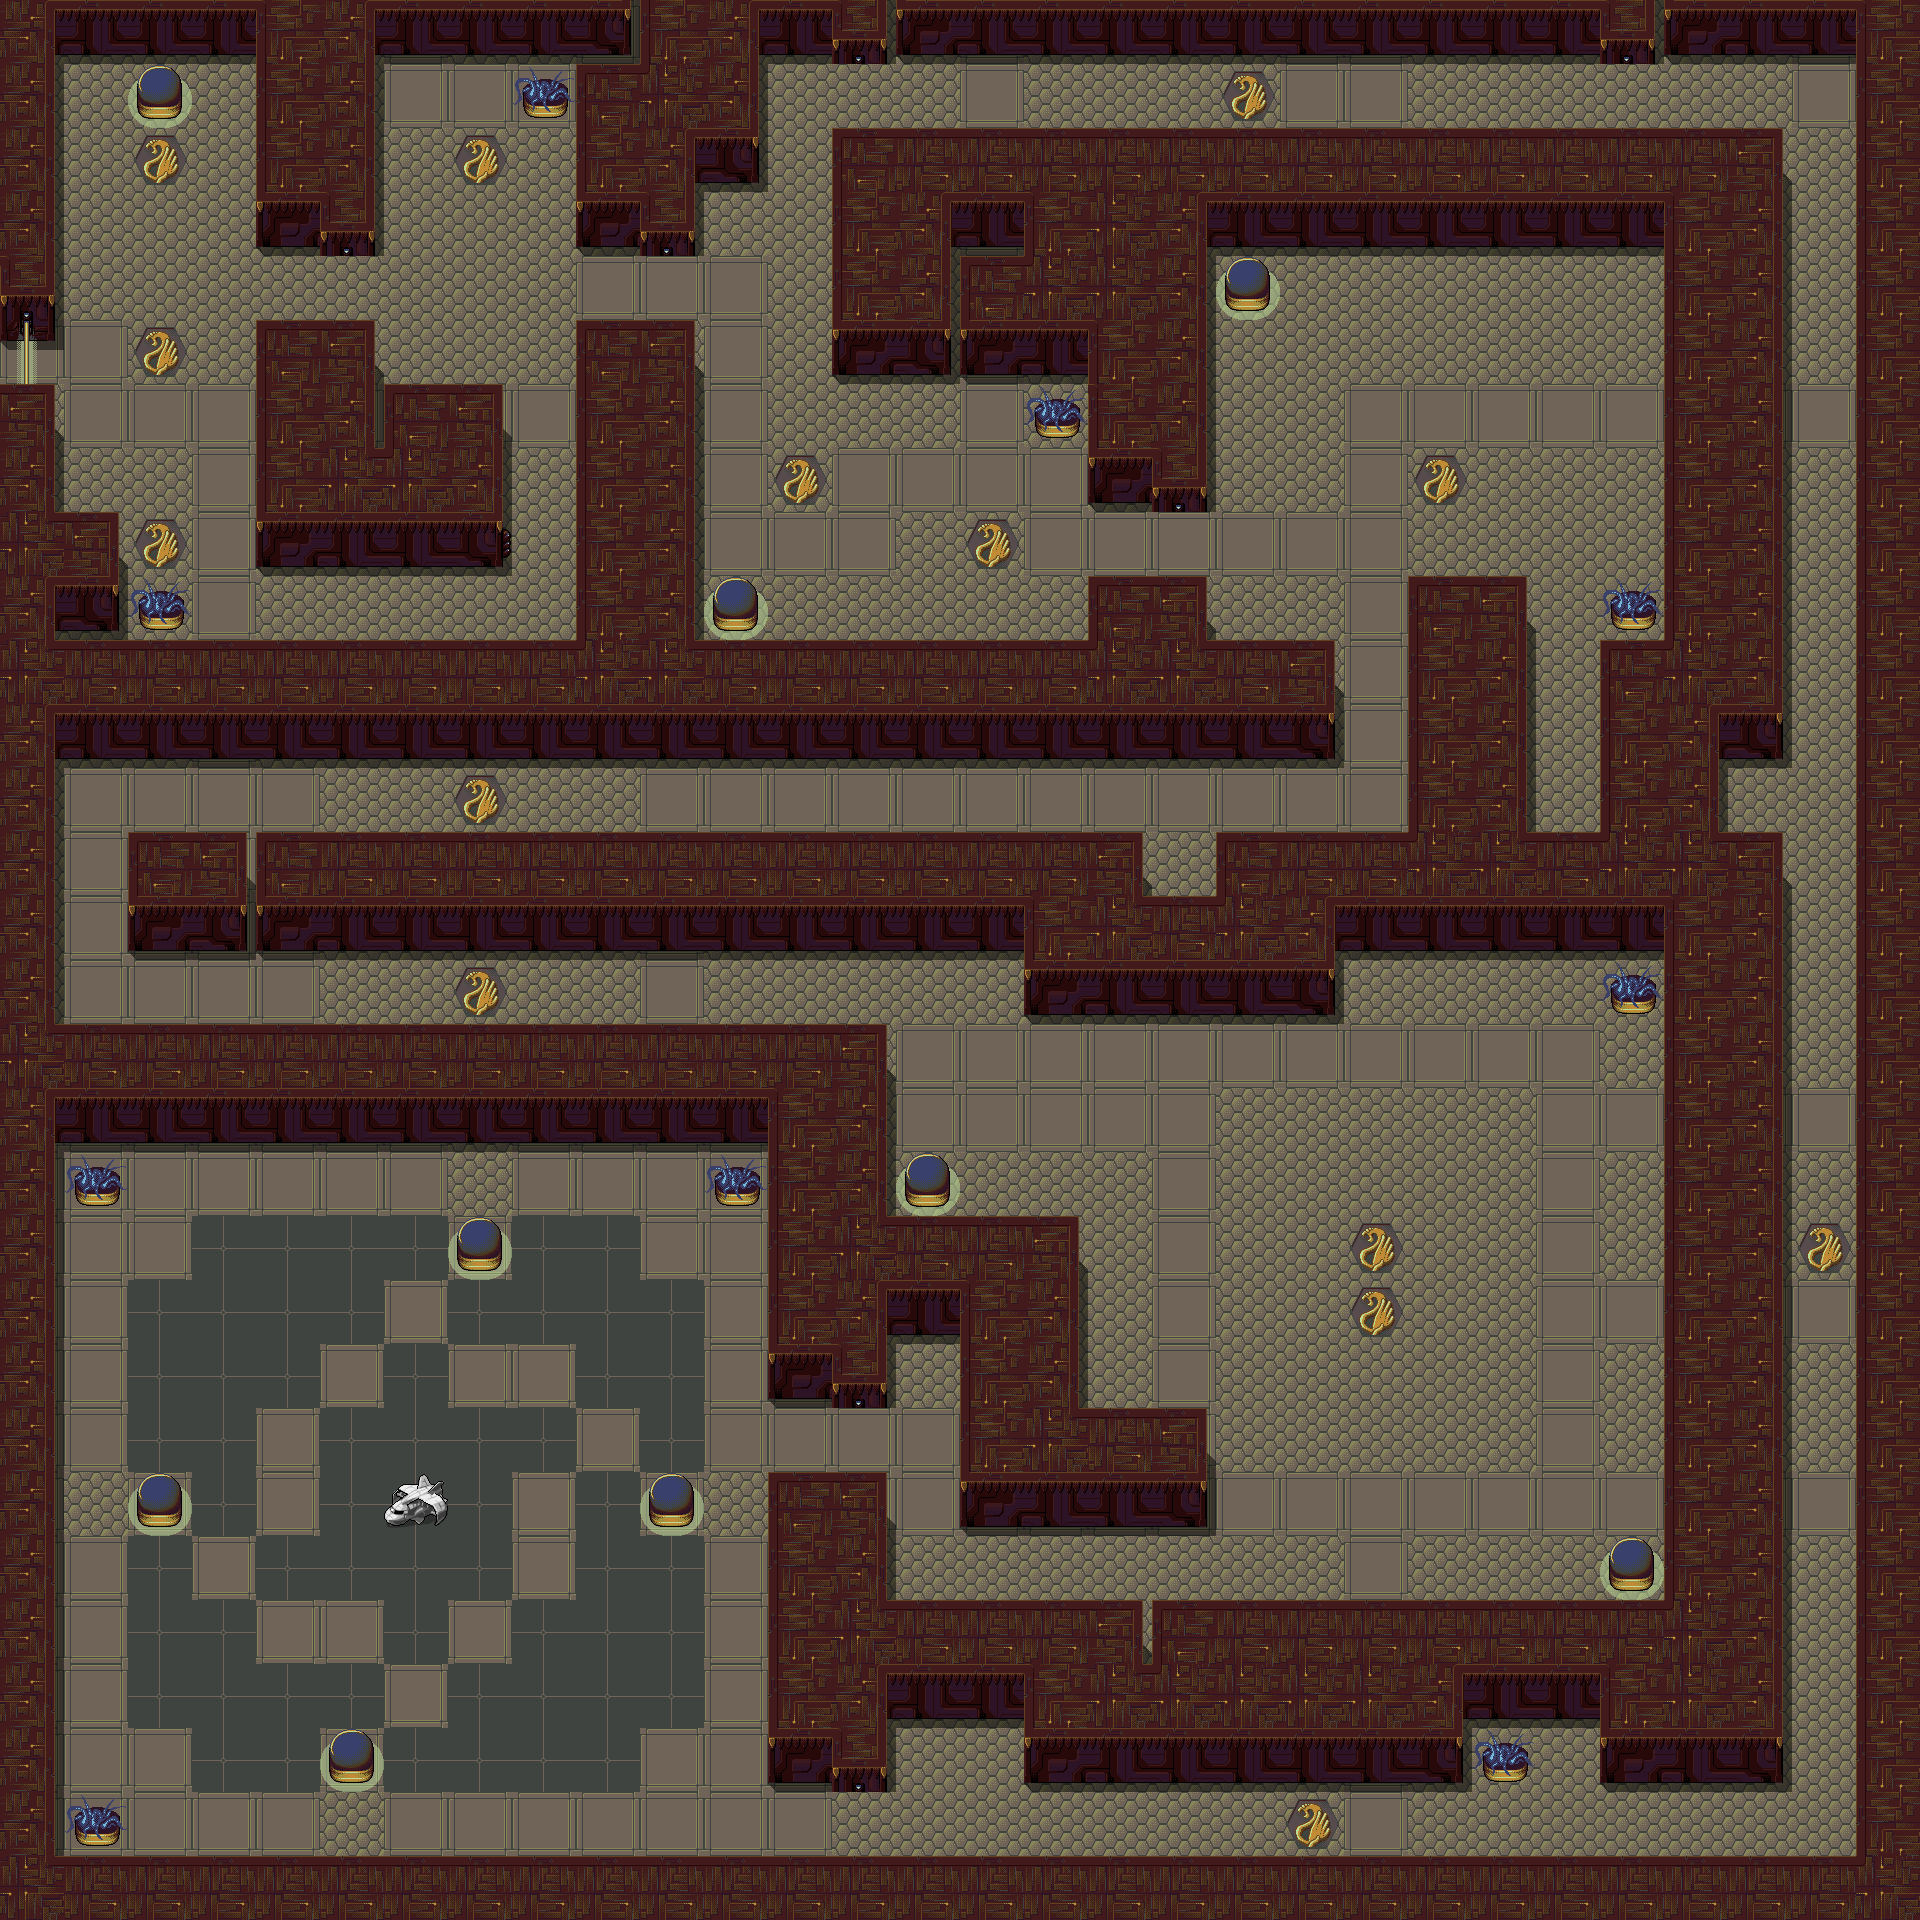

Below is a game level as drawn by its tile map, then a one-line description and the .tmx that defines it (tile-layer data replaced by summaries):
An orthogonal 30x30 tile map with 64x64 px tiles, 3 tile layers (floor, ship, walls) and 32 objects (18x ru.game.aurora.world.dungeon.DungeonMons, 8x ru.game.aurora.world.dungeon.DungeonDoor, 4x ru.game.aurora.world.dungeon.DungeonButt, entryPoint, exitPoint).

<map version="1.0" orientation="orthogonal" width="30" height="30" tilewidth="64" tileheight="64">
 <tileset firstgid="1" source="zorsan_tileset.tsx" />
 <layer name="floor" width="30" height="30">
  <data>[900 cells, 900 non-empty, 4 distinct tile ids]</data>
 </layer>
 <layer name="ship" width="30" height="30">
  <data>[900 cells, 1 non-empty, 1 distinct tile ids]</data>
 </layer>
 <objectgroup name="objects" width="30" height="30">
  <object type="ru.game.aurora.world.dungeon.DungeonButton" gid="25" x="1536" y="832" width="64" height="64">
   <properties>
    <property name="door" value="upperRightDoor" />
    <property name="imageNormal" value="zorsan_tileset" />
    <property name="imageNormalTileX" value="0" />
    <property name="imageNormalTileY" value="6" />
    <property name="imagePress" value="zorsan_tileset" />
    <property name="imagePressTileX" value="1" />
    <property name="imagePressTileY" value="6" />
    <property name="initialState" value="normal" />
   </properties>
  </object>
  <object name="upperLeftDoor" type="ru.game.aurora.world.dungeon.DungeonDoor" gid="24" x="832" y="128" width="64" height="64">
   <properties>
    <property name="imageClose" value="zorsan_tileset" />
    <property name="imageCloseTileX" value="3" />
    <property name="imageCloseTileY" value="5" />
    <property name="imageOpen" value="zorsan_tileset" />
    <property name="imageOpenTileX" value="3" />
    <property name="imageOpenTileY" value="2" />
    <property name="initialState" value="closed" />
   </properties>
  </object>
  <object name="upperRightDoor" type="ru.game.aurora.world.dungeon.DungeonDoor" gid="24" x="1600" y="128" width="64" height="64">
   <properties>
    <property name="imageClose" value="zorsan_tileset" />
    <property name="imageCloseTileX" value="3" />
    <property name="imageCloseTileY" value="5" />
    <property name="imageOpen" value="zorsan_tileset" />
    <property name="imageOpenTileX" value="3" />
    <property name="imageOpenTileY" value="2" />
    <property name="initialState" value="closed" />
   </properties>
  </object>
  <object name="hungarUpperDoor" type="ru.game.aurora.world.dungeon.DungeonDoor" gid="24" x="832" y="1472" width="64" height="64">
   <properties>
    <property name="imageClose" value="zorsan_tileset" />
    <property name="imageCloseTileX" value="3" />
    <property name="imageCloseTileY" value="5" />
    <property name="imageOpen" value="zorsan_tileset" />
    <property name="imageOpenTileX" value="3" />
    <property name="imageOpenTileY" value="2" />
    <property name="initialState" value="closed" />
   </properties>
  </object>
  <object name="hungarDownDoor" type="ru.game.aurora.world.dungeon.DungeonDoor" gid="24" x="832" y="1856" width="64" height="64">
   <properties>
    <property name="imageClose" value="zorsan_tileset" />
    <property name="imageCloseTileX" value="3" />
    <property name="imageCloseTileY" value="5" />
    <property name="imageOpen" value="zorsan_tileset" />
    <property name="imageOpenTileX" value="3" />
    <property name="imageOpenTileY" value="2" />
    <property name="initialState" value="closed" />
   </properties>
  </object>
  <object name="openedDoor1" type="ru.game.aurora.world.dungeon.DungeonDoor" gid="12" x="320" y="320" width="64" height="64">
   <properties>
    <property name="imageClose" value="zorsan_tileset" />
    <property name="imageCloseTileX" value="3" />
    <property name="imageCloseTileY" value="5" />
    <property name="imageOpen" value="zorsan_tileset" />
    <property name="imageOpenTileX" value="3" />
    <property name="imageOpenTileY" value="2" />
    <property name="initialState" value="opened" />
   </properties>
  </object>
  <object name="openedDoor2" type="ru.game.aurora.world.dungeon.DungeonDoor" gid="12" x="640" y="320" width="64" height="64">
   <properties>
    <property name="imageClose" value="zorsan_tileset" />
    <property name="imageCloseTileX" value="3" />
    <property name="imageCloseTileY" value="5" />
    <property name="imageOpen" value="zorsan_tileset" />
    <property name="imageOpenTileX" value="3" />
    <property name="imageOpenTileY" value="2" />
    <property name="initialState" value="opened" />
   </properties>
  </object>
  <object name="openedDoor3" type="ru.game.aurora.world.dungeon.DungeonDoor" gid="12" x="1152" y="576" width="64" height="64">
   <properties>
    <property name="imageClose" value="zorsan_tileset" />
    <property name="imageCloseTileX" value="3" />
    <property name="imageCloseTileY" value="5" />
    <property name="imageOpen" value="zorsan_tileset" />
    <property name="imageOpenTileX" value="3" />
    <property name="imageOpenTileY" value="2" />
    <property name="initialState" value="opened" />
   </properties>
  </object>
  <object name="openedDoor4" type="ru.game.aurora.world.dungeon.DungeonDoor" gid="28" x="512" y="576" width="64" height="64">
   <properties>
    <property name="imageClose" value="zorsan_tileset" />
    <property name="imageCloseTileX" value="1" />
    <property name="imageCloseTileY" value="5" />
    <property name="imageOpen" value="zorsan_tileset" />
    <property name="imageOpenTileX" value="3" />
    <property name="imageOpenTileY" value="6" />
    <property name="initialState" value="opened" />
   </properties>
  </object>
  <object type="ru.game.aurora.world.dungeon.DungeonButton" gid="25" x="1152" y="896" width="64" height="64">
   <properties>
    <property name="door" value="upperLeftDoor" />
    <property name="imageNormal" value="zorsan_tileset" />
    <property name="imageNormalTileX" value="0" />
    <property name="imageNormalTileY" value="6" />
    <property name="imagePress" value="zorsan_tileset" />
    <property name="imagePressTileX" value="1" />
    <property name="imagePressTileY" value="6" />
    <property name="initialState" value="normal" />
   </properties>
  </object>
  <object type="ru.game.aurora.world.dungeon.DungeonButton" gid="25" x="896" y="1408" width="64" height="64">
   <properties>
    <property name="door" value="hungarUpperDoor" />
    <property name="imageNormal" value="zorsan_tileset" />
    <property name="imageNormalTileX" value="0" />
    <property name="imageNormalTileY" value="6" />
    <property name="imagePress" value="zorsan_tileset" />
    <property name="imagePressTileX" value="1" />
    <property name="imagePressTileY" value="6" />
    <property name="initialState" value="normal" />
   </properties>
  </object>
  <object type="ru.game.aurora.world.dungeon.DungeonButton" gid="25" x="896" y="1792" width="64" height="64">
   <properties>
    <property name="door" value="hungarDownDoor" />
    <property name="imageNormal" value="zorsan_tileset" />
    <property name="imageNormalTileX" value="0" />
    <property name="imageNormalTileY" value="6" />
    <property name="imagePress" value="zorsan_tileset" />
    <property name="imagePressTileX" value="1" />
    <property name="imagePressTileY" value="6" />
    <property name="initialState" value="normal" />
   </properties>
  </object>
  <object type="ru.game.aurora.world.dungeon.DungeonMonster" gid="4" x="448" y="320" width="64" height="64">
   <properties>
    <property name="id" value="zorsan_laser" />
   </properties>
  </object>
  <object type="ru.game.aurora.world.dungeon.DungeonMonster" gid="4" x="896" y="512" width="64" height="64">
   <properties>
    <property name="id" value="zorsan_laser" />
   </properties>
  </object>
  <object type="ru.game.aurora.world.dungeon.DungeonMonster" gid="4" x="1344" y="384" width="64" height="64">
   <properties>
    <property name="id" value="zorsan_laser" />
   </properties>
  </object>
  </objectgroup>
 <layer name="walls" width="30" height="30">
  <properties>
   <property name="isObstacle" value="true" />
  </properties>
  <data>[900 cells, 464 non-empty, 19 distinct tile ids]</data>
 </layer>
</map>
<!-- 17 of 32 objects omitted -->
